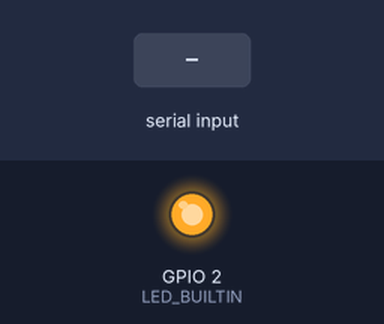
This sketch was run on a simulated ESP32. Shown: output pins drawn as LEDs (lit = HIGH). Dashed ring = blinking. The inputs (shaded band) are chosen by the test bench. Nothing arrives over Bluetooth unless stated; what the sketch prints to the serial monitor is not drawn.

Above: at 1.2 s.
1.3 s: "a" received over the second serial link
At 4.2 s:
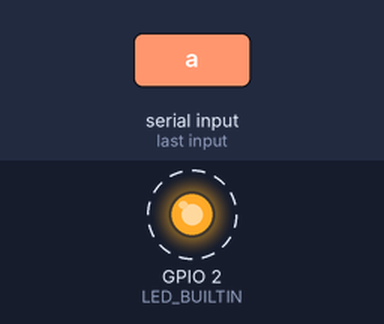
4.3 s: "b" received over the second serial link
At 5.3 s:
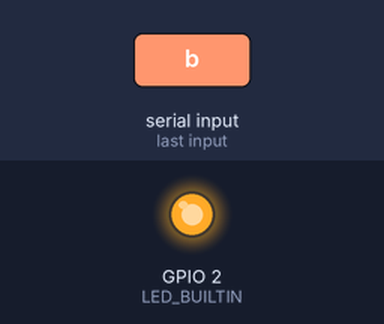
Timing chart, 0 to 7.3 s (numbered marks = the images above; inputs shaded):
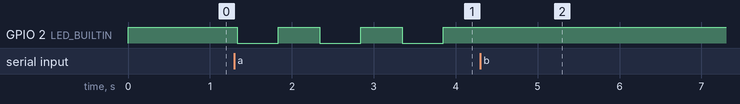

The sketch:

ESP32-DevKitv1_ClassicBT_APP_BlinkLED.ino
```cpp
/*******************************************************************************
 *
 *          ESP32: Manejo del bluetooth clasico - Blink LED desde una APP
 *
 *******************************************************************************
 * FileName:        ESP32-DevKitv1_ClassicBT_APP_BlinkLED.ino
 * Processor:       ESP32
 * Complier:        Arduino IDE v2.2.1
 * Author:          Pedro Sánchez (MrChunckuee)
 * Blog:            http://mrchunckuee.blogspot.com/
 * Email:           mrchunckuee.psr@gmail.com
 * Description:     Pequeño ejemplo para testear el SP32 como bluetooth clasico,
 *                  una vez que se recibe el dato por el bluetooth dependiendo
 *                  del valor el LED entra o no en modo blinker.
 *******************************************************************************
 * Rev.         Date            Comment
 *   v1.0.0     03/12/2023      - Creación y prueba de funcionamiento
 ******************************************************************************/

#include "BluetoothSerial.h"

#define USE_PIN // Uncomment this to use PIN during pairing. The pin is specified on the line below
const char *pin = "1234"; // Change this to more secure PIN.

String device_name = "MrChunckuee-BT-Test";

BluetoothSerial SerialBT;

unsigned char inSerialData;
bool ledState = true, flagLEDStatus = false;
long previousMillis = 0;  // will store last time LED was updated
long delayTime = 500;    // delayTime at which to blink (milliseconds)
unsigned long currentMillis = 0;

void setup() {
  Serial.begin(115200);
  SerialBT.begin(device_name); //Bluetooth device name
  Serial.printf("The device with name \"%s\" is started.\nNow you can pair it with Bluetooth!\n", device_name.c_str());
  #ifdef USE_PIN
    SerialBT.setPin(pin);
    Serial.println("Using PIN");
  #endif
  pinMode(LED_BUILTIN, OUTPUT);
  digitalWrite(LED_BUILTIN, ledState);
}

void loop() {
  if (SerialBT.available()) {
    inSerialData = SerialBT.read();
    switch (inSerialData){
      case 'a':
        flagLEDStatus = true;
      break;
      case 'b':
        flagLEDStatus = false;
      break;
      default:
      break;
    }
  }
  delay(20);
  if(flagLEDStatus){
    currentMillis = millis();
    if(currentMillis - previousMillis > delayTime) {
      previousMillis = currentMillis;
      if(ledState){
        ledState = 0;
        digitalWrite(LED_BUILTIN, ledState);
      }
      else{
        ledState = 1;
        digitalWrite(LED_BUILTIN, ledState);
      }
    }
  }
}
```

Measured:
- after the input at 1.3 s, GPIO 2 (LED_BUILTIN): alternates HIGH for 0.50 s and LOW for 0.50 s, starting at once
- after the input at 4.3 s, GPIO 2 (LED_BUILTIN): stops changing and stays HIGH
